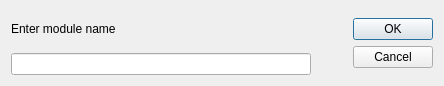
<ui version="4.0" >
 <class>ModWin</class>
 <widget class="QDialog" name="ModWin" >
  <property name="geometry" >
   <rect>
    <x>0</x>
    <y>0</y>
    <width>444</width>
    <height>86</height>
   </rect>
  </property>
  <property name="windowTitle" >
   <string>New Module</string>
  </property>
  <layout class="QHBoxLayout" name="horizontalLayout_2" >
   <item>
    <layout class="QHBoxLayout" name="horizontalLayout" >
     <item>
      <layout class="QVBoxLayout" name="verticalLayout" >
       <item>
        <widget class="QLabel" name="TextboxLabel" >
         <property name="text" >
          <string>Enter module name</string>
         </property>
        </widget>
       </item>
       <item>
        <widget class="QLineEdit" name="ModuleName" >
         <property name="minimumSize" >
          <size>
           <width>300</width>
           <height>0</height>
          </size>
         </property>
         <property name="baseSize" >
          <size>
           <width>0</width>
           <height>0</height>
          </size>
         </property>
        </widget>
       </item>
      </layout>
     </item>
     <item>
      <spacer name="horizontalSpacer" >
       <property name="orientation" >
        <enum>Qt::Horizontal</enum>
       </property>
       <property name="sizeHint" stdset="0" >
        <size>
         <width>40</width>
         <height>20</height>
        </size>
       </property>
      </spacer>
     </item>
     <item>
      <widget class="QDialogButtonBox" name="buttonBox" >
       <property name="locale" >
        <locale country="UnitedKingdom" language="English" />
       </property>
       <property name="orientation" >
        <enum>Qt::Vertical</enum>
       </property>
       <property name="standardButtons" >
        <set>QDialogButtonBox::Cancel|QDialogButtonBox::Ok</set>
       </property>
       <property name="centerButtons" >
        <bool>true</bool>
       </property>
      </widget>
     </item>
    </layout>
   </item>
  </layout>
 </widget>
 <resources/>
 <connections>
  <connection>
   <sender>buttonBox</sender>
   <signal>accepted()</signal>
   <receiver>ModWin</receiver>
   <slot>accept()</slot>
   <hints>
    <hint type="sourcelabel" >
     <x>248</x>
     <y>254</y>
    </hint>
    <hint type="destinationlabel" >
     <x>157</x>
     <y>274</y>
    </hint>
   </hints>
  </connection>
  <connection>
   <sender>buttonBox</sender>
   <signal>rejected()</signal>
   <receiver>ModWin</receiver>
   <slot>reject()</slot>
   <hints>
    <hint type="sourcelabel" >
     <x>316</x>
     <y>260</y>
    </hint>
    <hint type="destinationlabel" >
     <x>286</x>
     <y>274</y>
    </hint>
   </hints>
  </connection>
 </connections>
</ui>
